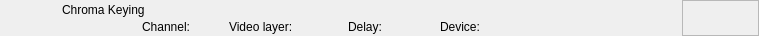
<?xml version="1.0" encoding="UTF-8"?>
<ui version="4.0">
 <class>RundownChromaWidget</class>
 <widget class="QWidget" name="RundownChromaWidget">
  <property name="geometry">
   <rect>
    <x>0</x>
    <y>0</y>
    <width>759</width>
    <height>36</height>
   </rect>
  </property>
  <layout class="QHBoxLayout" name="horizontalLayout">
   <property name="spacing">
    <number>0</number>
   </property>
   <property name="margin">
    <number>0</number>
   </property>
   <item>
    <widget class="QFrame" name="frameItem">
     <property name="sizePolicy">
      <sizepolicy hsizetype="Preferred" vsizetype="Fixed">
       <horstretch>0</horstretch>
       <verstretch>0</verstretch>
      </sizepolicy>
     </property>
     <property name="minimumSize">
      <size>
       <width>0</width>
       <height>36</height>
      </size>
     </property>
     <widget class="QLabel" name="labelThumbnail">
      <property name="geometry">
       <rect>
        <x>22</x>
        <y>2</y>
        <width>32</width>
        <height>32</height>
       </rect>
      </property>
      <property name="text">
       <string/>
      </property>
      <property name="pixmap">
       <pixmap resource="../Resource.qrc">:/Graphics/Images/Mixer.png</pixmap>
      </property>
      <property name="scaledContents">
       <bool>true</bool>
      </property>
     </widget>
     <widget class="QLabel" name="labelChannel">
      <property name="geometry">
       <rect>
        <x>142</x>
        <y>19</y>
        <width>78</width>
        <height>16</height>
       </rect>
      </property>
      <property name="text">
       <string>Channel:</string>
      </property>
     </widget>
     <widget class="QLabel" name="labelLabel">
      <property name="geometry">
       <rect>
        <x>62</x>
        <y>2</y>
        <width>561</width>
        <height>16</height>
       </rect>
      </property>
      <property name="text">
       <string>Chroma Keying</string>
      </property>
     </widget>
     <widget class="QLabel" name="labelVideolayer">
      <property name="geometry">
       <rect>
        <x>229</x>
        <y>19</y>
        <width>110</width>
        <height>16</height>
       </rect>
      </property>
      <property name="text">
       <string>Video layer:</string>
      </property>
     </widget>
     <widget class="QLabel" name="labelColor">
      <property name="geometry">
       <rect>
        <x>0</x>
        <y>0</y>
        <width>18</width>
        <height>36</height>
       </rect>
      </property>
      <property name="text">
       <string/>
      </property>
     </widget>
     <widget class="QLabel" name="labelGroupColor">
      <property name="geometry">
       <rect>
        <x>0</x>
        <y>0</y>
        <width>6</width>
        <height>36</height>
       </rect>
      </property>
      <property name="text">
       <string/>
      </property>
     </widget>
     <widget class="QLabel" name="labelDevice">
      <property name="geometry">
       <rect>
        <x>440</x>
        <y>19</y>
        <width>260</width>
        <height>16</height>
       </rect>
      </property>
      <property name="text">
       <string>Device:</string>
      </property>
     </widget>
     <widget class="QLabel" name="labelDelay">
      <property name="geometry">
       <rect>
        <x>348</x>
        <y>19</y>
        <width>83</width>
        <height>16</height>
       </rect>
      </property>
      <property name="text">
       <string>Delay:</string>
      </property>
     </widget>
    </widget>
   </item>
   <item>
    <widget class="QFrame" name="frameStatus">
     <property name="minimumSize">
      <size>
       <width>77</width>
       <height>0</height>
      </size>
     </property>
     <property name="maximumSize">
      <size>
       <width>77</width>
       <height>16777215</height>
      </size>
     </property>
     <property name="frameShape">
      <enum>QFrame::StyledPanel</enum>
     </property>
     <property name="frameShadow">
      <enum>QFrame::Raised</enum>
     </property>
     <widget class="QLabel" name="labelGpiConnected">
      <property name="geometry">
       <rect>
        <x>1</x>
        <y>2</y>
        <width>32</width>
        <height>32</height>
       </rect>
      </property>
      <property name="minimumSize">
       <size>
        <width>32</width>
        <height>32</height>
       </size>
      </property>
      <property name="maximumSize">
       <size>
        <width>32</width>
        <height>32</height>
       </size>
      </property>
      <property name="lineWidth">
       <number>0</number>
      </property>
      <property name="text">
       <string/>
      </property>
      <property name="pixmap">
       <pixmap resource="../Resource.qrc">:/Graphics/Images/GpiConnected.png</pixmap>
      </property>
      <property name="scaledContents">
       <bool>true</bool>
      </property>
     </widget>
     <widget class="QLabel" name="labelDisconnected">
      <property name="geometry">
       <rect>
        <x>32</x>
        <y>2</y>
        <width>32</width>
        <height>32</height>
       </rect>
      </property>
      <property name="minimumSize">
       <size>
        <width>32</width>
        <height>32</height>
       </size>
      </property>
      <property name="maximumSize">
       <size>
        <width>32</width>
        <height>32</height>
       </size>
      </property>
      <property name="text">
       <string/>
      </property>
      <property name="pixmap">
       <pixmap resource="../Resource.qrc">:/Graphics/Images/Disconnected.png</pixmap>
      </property>
      <property name="scaledContents">
       <bool>true</bool>
      </property>
     </widget>
     <widget class="QLabel" name="labelActiveColor">
      <property name="geometry">
       <rect>
        <x>69</x>
        <y>0</y>
        <width>8</width>
        <height>36</height>
       </rect>
      </property>
      <property name="minimumSize">
       <size>
        <width>8</width>
        <height>36</height>
       </size>
      </property>
      <property name="maximumSize">
       <size>
        <width>8</width>
        <height>36</height>
       </size>
      </property>
      <property name="text">
       <string/>
      </property>
     </widget>
    </widget>
   </item>
  </layout>
 </widget>
 <resources>
  <include location="../Resource.qrc"/>
 </resources>
 <connections/>
 <slots>
  <slot>addToCombo()</slot>
 </slots>
</ui>
